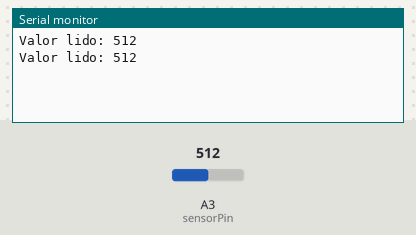
Simulated run of this sketch. Board: Arduino Uno, built with avr-gcc and run on an emulated ATmega328P. Shown: the last lines printed to the serial monitor. The inputs (shaded band) are chosen by the test bench; at power-on: A3 (sensorPin) = 512.

Above: at 2.8 s.
2.9 s: A3 (sensorPin) set to 716
At 5.0 s:
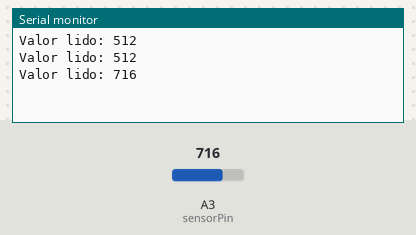
5.6 s: A3 (sensorPin) set to 900
At 6.5 s:
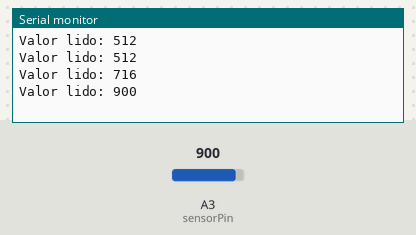
Timing chart, 0 to 8.6 s (numbered marks = the images above; inputs shaded):
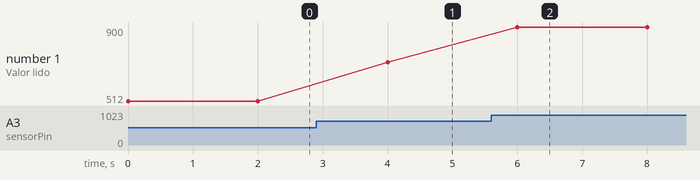

Measured:
- after the input at 2.9 s, the serial monitor: prints a new line after 1.1 s (image 1)
- after the input at 5.6 s, the serial monitor: prints a new line after 0.40 s (image 2)
- plotted number 1: 512 → 716 after the input at 2.9 s, 716 → 900 after the input at 5.6 s

The sketch:

ArduinoCode.ino
```cpp
int sensorPin = A3;
int leitura;
void setup() {
  Serial.begin(9600);
}
void loop() {
  leitura = analogRead(sensorPin);
  Serial.print("Valor lido: ");
  Serial.println(leitura);
  delay(2000);
}
```
